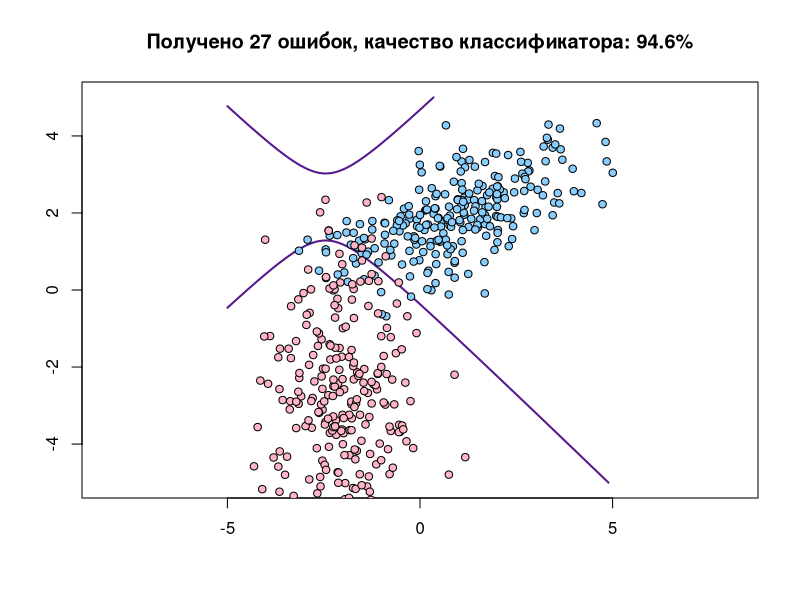

Source code (R):
library(MASS)

muHat <- function(xl) {   #считаем значение мю по данным для класса
  n <- dim(xl)[2]
  mu <- array(NA,n)
  for (i in 1:n) {
    mu[i] <- mean(xl[ ,i])   #по каждой координате берём среднее
  }
  return (t(mu))
}


sigmaHat <- function(xl,mu) {   #считаем зачение сигма по данным для класса и полученному мю
  l <- dim(xl)[1]
  n <- dim(xl)[2]
  sigma <- matrix(0,n,n)
  for (i in 1:l) {
    sigma <- sigma+(t(xl[i, ]-mu) %*% (xl[i, ]-mu))/(l-1)
  }
  return (sigma)
}


naive <- function(mu,sigma,obj,lambda,P) {   #наивный Байес
  n <- length(mu)
  res <- log(lambda*P)   #добавочный коэффициент
  params <- array(NA,n)
  for (i in 1:n) {
    params[i] <- sigma[i,i]   #диагональные элементы матрицы (гипотеза наивного классификатора)
  }
  return (res+sum(log(Pyj(params,obj,c(mu)))))   #значение функции правдоподобия
}


Pyj <- function(sj,xj,muj){    #коэффициент для j-ой компоненты
  return ((1.0/(sj*sqrt(2*pi)))*exp(-((xj-muj)^2)/(2*sj^2)))    #формула нормального наивного Байесовского классификатора
}


quality <- function(xl,mu1,sig1,mu2,sig2,l1,l2) {    #функция качества алгоритма
  l <- dim(xl)[1]
  n <- dim(xl)[2]-1
  cnt <- table(xl[ ,n+1])
  P <- c(cnt[[1]]/l,cnt[[2]]/l)   #вероятности появления объектов из j-ого класса
  class <- numeric()
  err <- l
  for (i in 1:l) {
    if (naive(mu1,sig1,xl[i,1:n],l1,P[1])>naive(mu2,sig2,xl[i,1:n],l2,P[2]))
      class <- 1
    else
      class <- 2
    if (class!=xl[i,n+1]) {   #если класс не верный
      err <- err-1   #уменьшаем количество правильно классифицируемых объектов выборки
    }
  }
  x <- seq(-5,5,by=0.1)
  y <- x
  N <- function(X,Y) {
    v1 <- naive(mu1,sig1,c(X[arrayindex.x],Y[arrayindex.y]),l1,P[1])
    v2 <- naive(mu2,sig2,c(X[arrayindex.x],Y[arrayindex.y]),l2,P[2])
    return (v1-v2)
  }
  pnt <- array(NA,c(length(x),length(y),2))
  z <- matrix(NA,length(x),length(y))
  for (i in 1:length(x)) {
    for (j in 1:length(y)) {
      pnt[i,j, ] <- c(x[i],y[j])
      z[i,j] <- naive(mu1,sig1,pnt[i,j, ],l1,P[1])-naive(mu2,sig2,pnt[i,j, ],l2,P[2])
    }
  }
  message <- paste0("Получено ",l-err," ошибок, качество классификатора: ",err/l*100,"%")
  contour(x,y,z,levels=c(0),drawlabels=FALSE,col="purple4",asp=1,lwd=2,main=message)
  points(xl[ ,1],xl[ ,2],pch=21,bg=c("skyblue1","pink1")[xl[ ,3]],asp=1)
  return (err/l*100)   #процентное значение качества классификации
}


main <- function() {
  mu1 <- c(1,2)
  mu2 <- c(-2,-3)
  sig1 <- matrix(c(3,1,1,1),2,2)
  sig2 <- matrix(c(1,0,0,4),2,2)
  xl1 <- mvrnorm(250,mu1,sig1)    #многомерное распределение точек классов
  xl2 <- mvrnorm(250,mu2,sig2)
  xl <- rbind(cbind(xl1,1),cbind(xl2,2))   #объединяем два множества точек, указав классы
  mu1h <- muHat(xl1)
  mu2h <- muHat(xl2)
  sig1h <- sigmaHat(xl1,mu1h)
  sig2h <- sigmaHat(xl2,mu2h)
  q <- quality(xl,mu1h,sig1h,mu2h,sig2h,1.0,1.0)
  print(paste0("Качество классификатора: ",q,"%"))
}

main()
